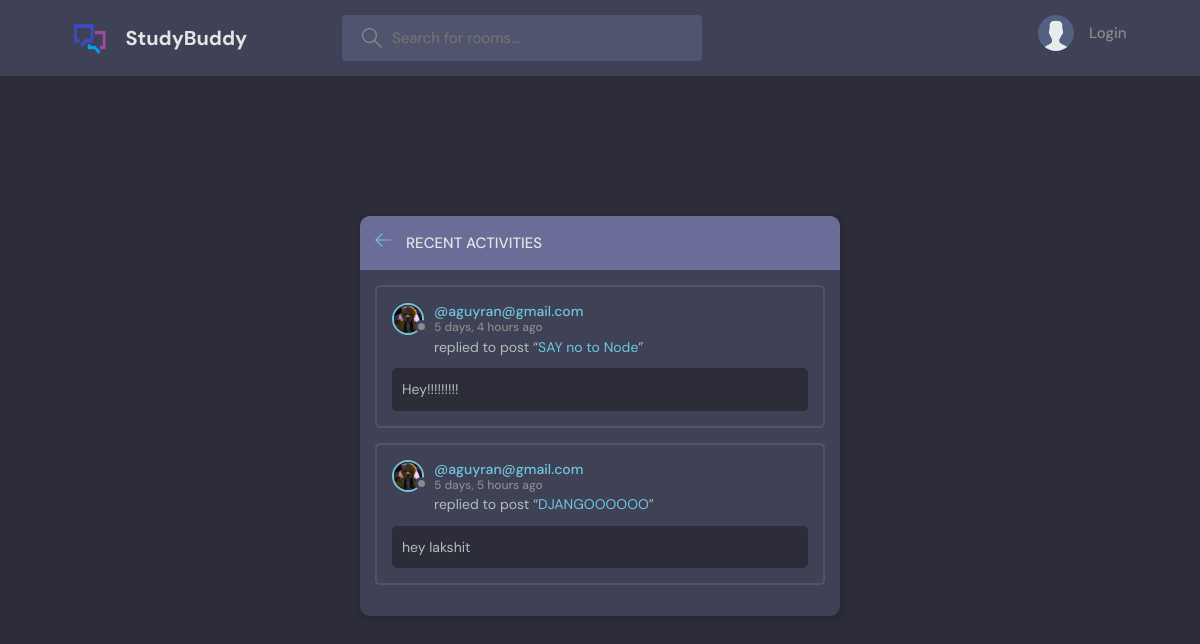
The page /activity/ on the database as committed earlier.
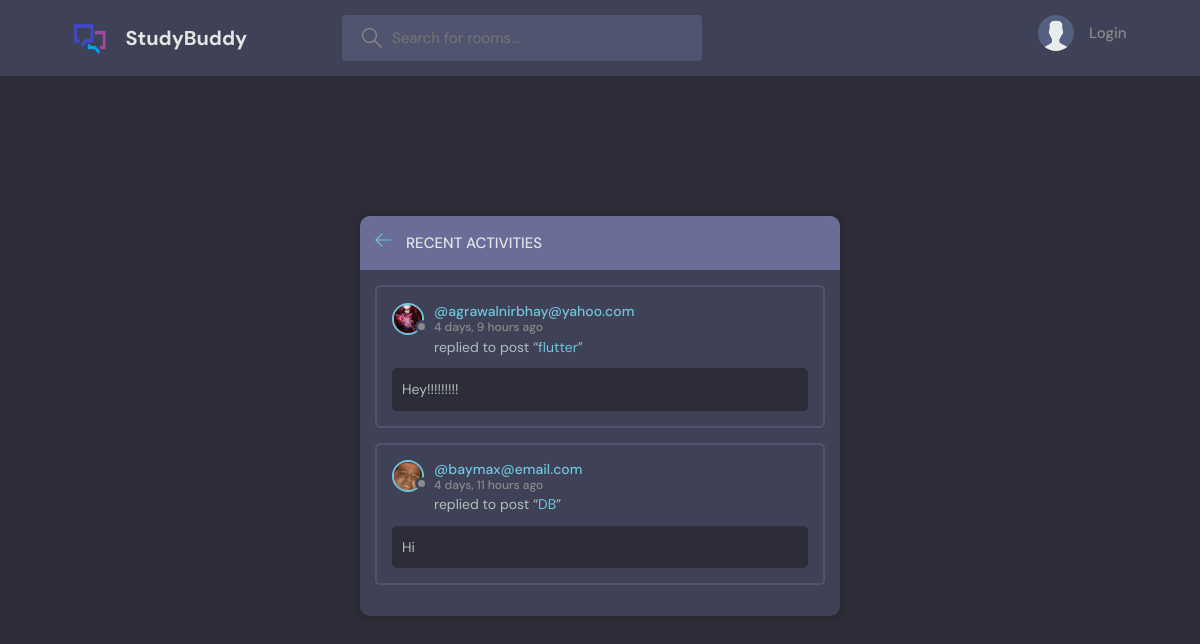
The same page on the database as committed later.
### base/models.py (models this page shows, shortened)
class Message(models.Model):
    user = models.ForeignKey(User, on_delete=models.CASCADE)
    room = models.ForeignKey(Room, on_delete=models.CASCADE)
    body = models.TextField()
    updated = models.DateTimeField(auto_now=True)
    created = models.DateTimeField(auto_now_add=True)
    class Meta:
        ordering=['-updated','-created']

class User(AbstractUser):
    name = models.CharField(max_length=200,null=True)
    email = models.EmailField(unique=True,null=True)
    bio= models.TextField(null=True)
    avatar = models.ImageField(null=True,default="avatar.svg")
    USERNAME_FIELD='email'
    REQUIRED_FIELDS = []

class Room(models.Model):
    host = models.ForeignKey(User, on_delete=models.SET_NULL,null=True)
    topic = models.ForeignKey(Topic, on_delete=models.SET_NULL,null=True)
    name = models.CharField(max_length=200)
    description= models.TextField(null=True, blank=True)
    participants= models.ManyToManyField(User,related_name='participants', blank =True)
    updated = models.DateTimeField(auto_now=True)
    created = models.DateTimeField(auto_now_add=True)
    class Meta:
        ordering=['-updated','-created']

### base/views.py (the view)
# urls.py: path('activity/',views.activityPage,name="activity"),
def activityPage(request):
    room_messages=Message.objects.all()[0:2]
    context={'room_messages':room_messages}
    return render(request,'base/activity.html',context)

### base/templates/base/activity.html (shortened to what this page needs)
{% extends 'main.html' %}
{% block content %}
{% load static %}
<main class="layout">
  <div class="container">
    <div class="layout__box">
      <div class="layout__boxHeader">
        <div class="layout__boxTitle">
          <a href="{% url 'homepage' %}">
            <svg version="1.1" xmlns="http://www.w3.org/2000/svg" width="32" height="32" viewBox="0 0 32 32">
              <title>arrow-left</title>
              <path
                d="M13.723 2.286l-13.723 13.714 13.719 13.714 1.616-1.611-10.96-10.96h27.625v-2.286h-27.625l10.965-10.965-1.616-1.607z">
              </path>
            </svg>
          </a>
          <h3>Recent Activities</h3>
        </div>
      </div>
      {% for message in room_messages %}
    <div class="activities__box">
      <div class="activities__boxHeader roomListRoom__header">
        <a href="{% url 'user-profile' message.user.id %}" class="roomListRoom__author">
          <div class="avatar avatar--small">
            <img src={{message.user.avatar.url}}/>
          </div>
          <p>
            @{{message.user}}
            <span>{{message.created|timesince}} ago</span>
          </p>
        </a>
      </div>
      <div class="activities__boxContent">
        <p>
          replied to post “<a href="{% url 'room' message.room.id %}">{{message.room.name}}</a
          >”
        </p>
        <div class="activities__boxRoomContent">
          {{message.body}}
        </div>
      </div>
    </div>
    {% endfor %}
  </div>
</main>
</body>
{% endblock content %}

Rows that differ between the two databases and show on the page:
no longer on this page (row unchanged): Message: user.avatar (picture), user "aguyran@gmail.com", created "5 days, 4 hours", room.name "SAY no to Node", body "Hey!!!!!!!!!"
no longer on this page (row unchanged): Message: user.avatar (picture), user "aguyran@gmail.com", created "5 days, 5 hours", room.name "DJANGOOOOOO", body "hey lakshit"
added Message: user.avatar (picture), user "agrawalnirbhay@yahoo.com", created "4 days, 9 hours", room.name "flutter", body "Hey!!!!!!!!!"
added Message: user.avatar (picture), user "baymax@email.com", created "4 days, 11 hours", room.name "DB", body "Hi"
